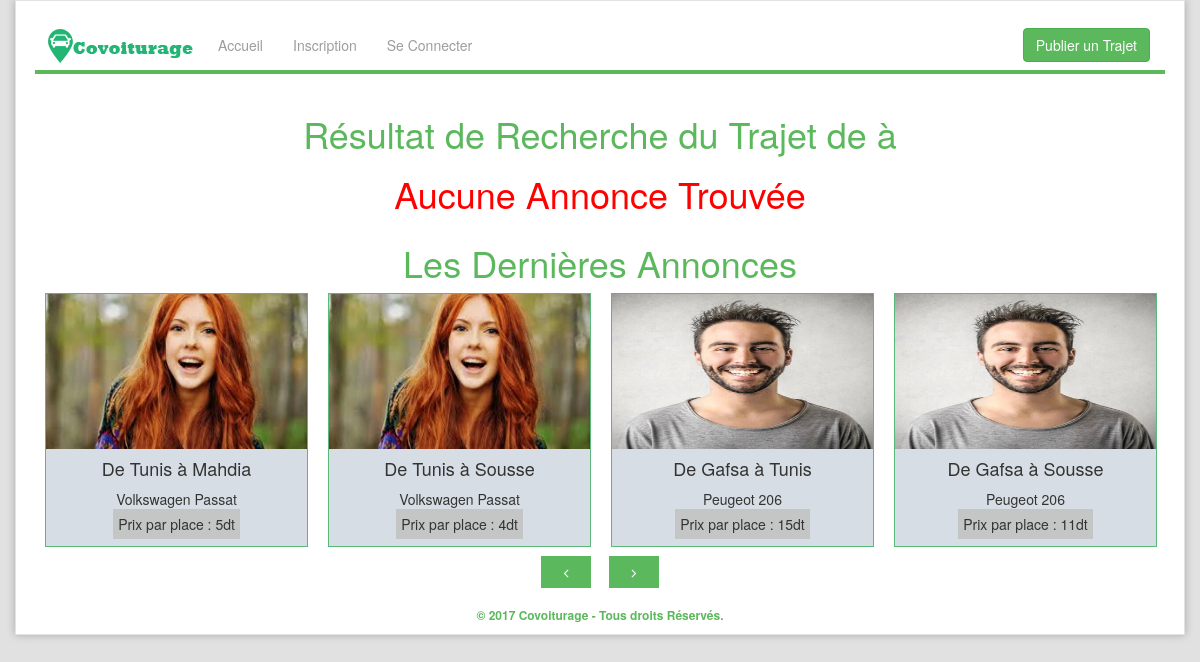
Before: /rechercher.php with the older database file.
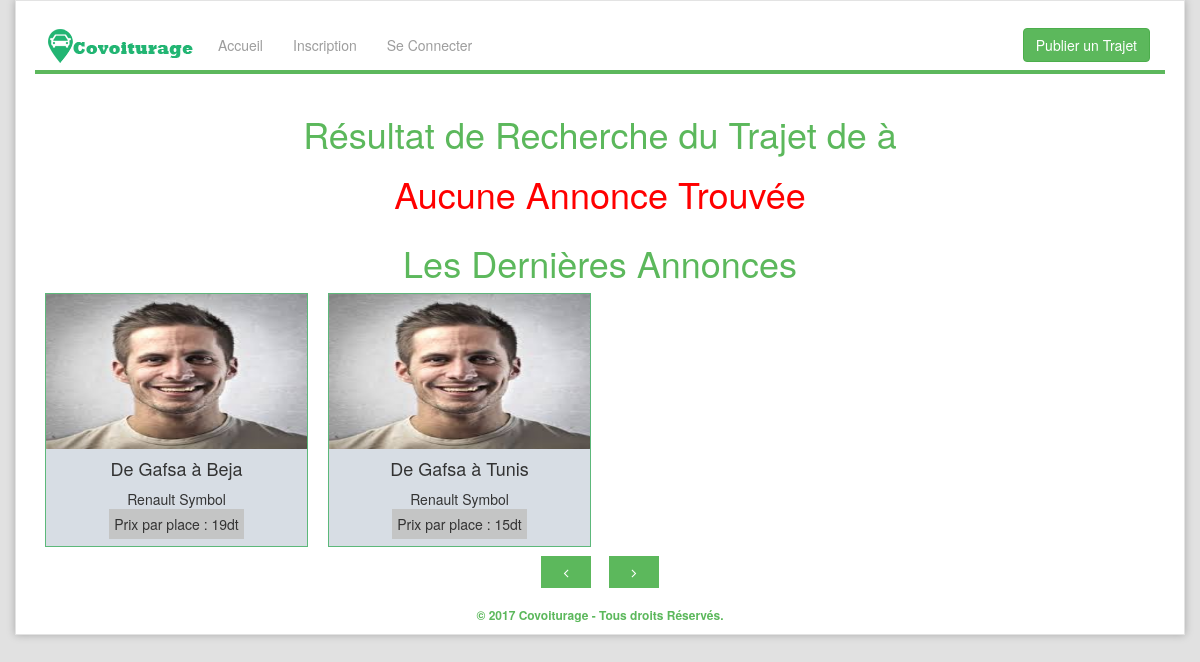
After: the same page with the newer database file.
### tables this page shows
CREATE TABLE `trajets` (
  `idtrajet` int(11) NOT NULL,
  `vehicleid` int(11) NOT NULL,
  `userid` int(11) NOT NULL,
  `depart` varchar(250) NOT NULL,
  `arriver` varchar(250) NOT NULL,
  `places` varchar(250) NOT NULL,
  `date_t` date NOT NULL DEFAULT '0000-00-00',
  `time_t` varchar(250) NOT NULL,
  `aller_retour` varchar(250) NOT NULL,
  `trajet` varchar(250) NOT NULL,
  `price` varchar(250) NOT NULL
);

CREATE TABLE `users` (
  `userid` int(11) NOT NULL,
  `fname` varchar(250) NOT NULL,
  `lname` varchar(250) NOT NULL,
  `birthdate` date NOT NULL,
  `gender` varchar(250) NOT NULL,
  `email` varchar(250) NOT NULL,
  `password` varchar(250) NOT NULL,
  `avatar` text NOT NULL,
  `register_date` datetime NOT NULL,
  `date_login` date DEFAULT '0000-00-00',
  `profession` varchar(250) NOT NULL DEFAULT 'Non Précisé',
  `tabac` varchar(250) NOT NULL DEFAULT 'Non Précisé',
  `tel` varchar(50) NOT NULL
);

CREATE TABLE `vehicles` (
  `vehicleid` int(11) NOT NULL,
  `userid` int(11) NOT NULL,
  `mark` varchar(250) NOT NULL,
  `color` varchar(250) NOT NULL,
  `air_cond` varchar(250) NOT NULL
);

### inc/Database.php (called while the page is built, shortened)
<?php
class Database
{
    private $pdo;
    private function Connect()
    {
        $this->settings = parse_ini_file("settings.ini.php");
        $dsn = 'mysql:dbname=' . $this->settings["dbname"] . ';host=' . $this->settings["host"] . '';
        try {
            $this->pdo = new PDO($dsn, $this->settings["user"], $this->settings["password"]);
        } catch (PDOException $e) {
            echo $e->getMessage();
            die();
        }
    }
    public function Search($depart,$arrive){
        $query = $this->pdo->prepare("SELECT t.*, u.avatar FROM trajets t, users u WHERE t.depart='$depart' AND t.arriver='$arrive' AND t.userid=u.userid ORDER BY t.idtrajet DESC");
        $query->execute();
        $count = $query->rowCount();
        if ($count > 0) {
            return $query->fetchAll();
        }else{
            return '0';
        }
    }
    public function GetAnnonces(){
        $query = $this->pdo->prepare("SELECT t.*, u.avatar, v.* FROM trajets t, users u, vehicles v WHERE  t.userid=u.userid AND t.vehicleid=v.vehicleid ORDER BY t.idtrajet DESC");
        $query->execute();
        return $query->fetchAll();
    }
}

### rechercher.php (the view, shortened to what this page needs)
<?php
require 'inc/Database.php';
$db = new Database();
$depart = $_GET['depart'];
$arrive = $_GET['arrive'];
$res    = $db->Search($depart,$arrive);
$listannonces = $db->GetAnnonces();
?>
<!DOCTYPE html>
<html>
<head>
    <link rel="stylesheet" type="text/css" href="css/style.css">
</head>
<body>
<div id="wrapper" class="container well">
    <header>
        <nav class="navbar navbar-inverse">
            <div class="navbar-header">
                <a class="navbar-brand animated slideInDown" href="#"><img src="img/logo.png"></a>
            </div>
            <div class="navbar-collapse collapse">
                <ul class="nav navbar-nav">
                    <li><a href="Accueil">Accueil</a></li>
                    <?php if (!isset($_SESSION['userid'])){ ?>
                        <li><a href="Inscription">Inscription</a></li>
                        <li><a href="Connexion">Se Connecter</a></li>
                    <?php } ?>
                </ul>
                <div class="navbar-form navbar-right">
                    <a href="AjoutTrajet" class="btn btn-success">Publier un Trajet</a>
                </div>
            </div>
        </nav>
    </header>
    <div class="row">
        <div class="col-md-12">
            <?php
            if ($res == 0){ ?>
                <div class="text-center">
                    <h1 class="main-heading">Résultat de Recherche du Trajet de <?=$_GET['depart'];?> à <?=$_GET['arrive'];?></h1>
                </div>
                <div class="text-center">
                    <h1 class="main-heading" style="color:red;">Aucune Annonce Trouvée </h1>
                </div>
            <?php }else{ ?>
               <?php
                foreach ($res as $r){?>
                <div class="col-md-12 annonce record">
                    <div class="col-md-3">
                        <div class="profile-pic">
                            <img src="img/<?=$r['avatar'];?>" class="profile-pic img-circle" />
                        </div>
                    </div>
                    <div class="col-md-6">
                        <a style="color:#3c763d;" href="Detail-Annonce-<?=$r['idtrajet'];?>">De <?=$r['depart'];?> à <?=$r['arriver'];?></a><br><br>
                        <i class="fa fa-clock-o"></i> <?=$r['time'];?> <i class="fa fa-calendar"></i> <?=$r['date'];?> <i class="fa fa-money"></i> <?=$r['price'];?> DT/Place
                    </div>
                    <div class="col-md-3">
                        <a href="Detail-Annonce-<?=$r['idtrajet'];?>" class="btn btn-success ann"><i class="fa fa-eye"></i> Consulter</a>
                    </div>
                </div>
            <?php } }?>
        </div>
        <div class="col-md-12 text-center">
            <h1 class="main-heading">Les Dernières Annonces</h1>
        </div>
        <div class="col-md-12">
            <div id="acts" class="owl-carousel owl-theme">
                <?php foreach ($listannonces as $a){ ?>
                    <div class="item act-content">
                        <a href="Detail-Annonce-<?=$a['idtrajet'];?>">
                            <div class="im-container">
                                <img class="img-responsive" src="img/<?=$a['avatar'];?>" alt="">
                            </div>
                            <div class="text-center holder">
                                <h4>De <?=$a['depart'];?> à <?=$a['arriver'];?></h4>
                                <span class="tag col-md-12"><?=$a['mark'];?></span>
                                <span class="price">Prix par place : <?=$a['price'];?>dt</span>
                            </div>
                        </a>
                    </div>
                <?php } ?>
            </div>
        </div>
    </div>
    <footer class="text-center footer">
        &copy; 2017 Covoiturage - Tous droits Réservés.
    </footer>
</div>
</body>
</html>

### css/style.css (style rules this page uses)
body { background: #e1e1e1; }
#wrapper { box-shadow: 0 0 8px rgba(0, 0, 0, 0.25); }
#wrapper.well { background: #fff; border-radius: 0; }
a { text-decoration: none !important; color: inherit; }
.navbar-inverse { background-color: transparent; border-color: transparent; border: none; border-bottom: 4px solid #5cb85c; border-radius: 0px; }
.navbar-brand > img { margin: -6px; }
.main-heading { color: #5cb85c; }
.well { margin-bottom: 0px; }
.act-content { border: 1px solid #5cb87a; background: #d7dde4; margin: 0 10px !important; }
.tag { margin-bottom: 5px; }
.price { background: #c4c5c5; padding: 5px; }
.holder { margin-bottom: 12px; }
.footer { padding: 10px; color: #5cb85c; font-weight: bold; font-size: 12px; }
.well { padding-bottom: 0; }
ul > li { list-style: none; }
.im-container img { width: 100%; height: 155px; max-height: 155px; }

Changed rows visible on the page:
removed trajets: userid.avatar (picture), depart "Tunis", arriver "Mahdia", vehicleid.mark "Volkswagen Passat", price "5"
removed trajets: userid.avatar (picture), depart "Tunis", arriver "Sousse", vehicleid.mark "Volkswagen Passat", price "4"
removed trajets: userid.avatar (picture), depart "Gafsa", arriver "Tunis", vehicleid.mark "Peugeot 206", price "15"
removed trajets: userid.avatar (picture), depart "Gafsa", arriver "Sousse", vehicleid.mark "Peugeot 206", price "11"
added trajets: userid.avatar (picture), depart "Gafsa", arriver "Beja", vehicleid.mark "Renault Symbol", price "19"
added trajets: userid.avatar (picture), depart "Gafsa", arriver "Tunis", vehicleid.mark "Renault Symbol", price "15"
